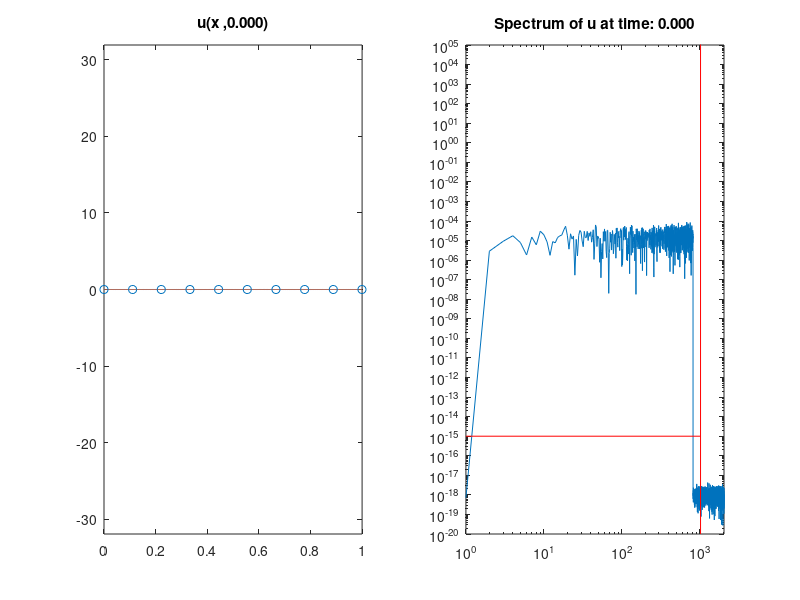

The MATLAB script that drew this image: (Note: this script raises an error after producing the figure.)
%function Chafee_Infante(N1,T,nui,alphai,graph)
%Chafee-Infante eq. u_t - nu*u_xx = u - alpha*u^3
%basic constants defined by problem

%%%%%%%%%%%%%%%%%%%%%%%%%%%%%%%%%%%%%%%%%%%%%%%%%%%%%%%%%%%%%%%%%%%%%%%%%%%
%Solves Chafee-Infante equation using data assimilation on a uniform grid
%
%Meant to use loaded data from Data directory
%%%%%%%%%%%%%%%%%%%%%%%%%%%%%%%%%%%%%%%%%%%%%%%%%%%%%%%%%%%%%%%%%%%%%%%%%%%
% close all; clear all;
close all;
clear all;
global alpha nu x N;
global u v x_nodes u_f umv_error 
%% Load Variables
% load('Data\2018.01.23.01.24.03.575.mat')
if( exist('T','var') == 0)
    alpha = .001;
    nu = .0001;
%     dt = 0.01;
%     error = ;
    min_nodes = 10;
    L = 1;
    N = 2^12;
    mu = 10;
    seed = randi(10000)
%     seed = 6700;
    T = 50;
end

graph = true;
% graph = false;


%% Initialize other constants

dx = L/N;
%x = linspace(0,L,N);
x = 0 + dx*(0:(N-1));


%% Initial Conditions
% seed = randi(10000);
% fprintf('seed: %d\n', seed);
rng(seed);
a = (10^(0))*randn(1,floor(N/5));
k = 1:1:floor(N/5);
u_0 = zeros(1,N);
for i = 1:floor(N/5)  
    u_0 = u_0 + (a(i)*sin(2*pi*k(i)*x/L));
end
u_0 = u_0/(norm(u_0)*sqrt(dx))*10^-3;

% dt = dx/(1/sqrt(alpha)); % CFL, Courant Fredrich Lewy number for advection
dt = .01;
% dt <= dx/velocity.  Our max velocity is max value u ever takes on, namely
% 1/sqrt(alpha);
timesteps = ceil(T/dt);
% Convex Splitting Method
A = (nu/(dx^2))*gallery('tridiag',N-1,1,-2,1) + (1+2*alpha)*speye(N-1);
B = speye(N-1) - dt*A;

u = u_0';
t=0;
%% Sweeping Data Assimilation

% mu = 50;
% int_nodes = min_nodes;
int_nodes = 10;
i_nodes = floor(linspace(1,N-1,int_nodes));
x_nodes = x(i_nodes);

v = zeros(size(u));
%             error_DA(1) = norm(u_0);
ui = u(2:N);
vi = v(2:N);
u_f = abs(fft(u)/N);
% umv_error = abs(u-v);
% umv_error = ones(1,timesteps);
%% Plot Setup
%plot initial data and define plot
if(graph)
    global h1 h2 h3 f1 e1
    figure
    subplot(1,2,1);
    h1 = plot(x,u_0);
    hold on;
    h2 = plot(x,zeros(1,N));
    h3 = scatter(x_nodes,zeros(1,length(x_nodes)));

    y_amp = max([1.01/sqrt(alpha), 1e-2]);
    axis([0 L -y_amp y_amp]);
    set(h1, 'XDataSource','x');
    set(h1, 'YDataSource','u');
    set(h2, 'XDataSource','x');
    set(h2, 'YDataSource','v');
    set(h3, 'XDataSource','x_nodes');
%     set(h3, 'YDataSource','zeros(1,length(x_nodes))');
    title ( sprintf ('u(x ,%1.3f)',0 ));

%     drawnow;
%     f = subplot(1,2,2);
    subplot(1,2,2);
    f1 = loglog(u_f(1:N/2));
    hold on;
    y1=get(gca,'ylim');
    line([N/4 N/4],[1e-20 1e10],'Color','red');
    line([1e-0 N/4],[1e-15 1e-15],'Color','red');
    axis([1,N/2,1e-20,1e5]);
    set(f1, 'YDataSource','u_f(1:N/2)');
    title ( sprintf ('Spectrum of u at time: %1.3f',t ));
    
%     subplot(2,2,[3 4])
% %     e1 = plot(umv_error);
%     e1 = semilogy(dt:dt:T, umv_error);
% 
% %     ylim([1e-15 1e5])%     set(gca, 'YScale', 'log')
%     set(e1, 'YDataSource', 'umv_error');
%     title(sprintf('Data Assimilation Error at time: %1.3f',t));
    
%     
end


%% Main Loop
% close all
% f = figure;
% line([N/4 N/4], [0 inf]);
% for k = 1:timesteps
%% Ramp up
offset = 0;
while(max(abs(u))<.9/sqrt(alpha)&&t<T)
    %% Graphing fft
if (graph && mod(offset,100) == 0)
    if(~Graphing(t))
        return
    end
%     pause;
end

    %solves pde
    
    offset = offset +1;
    t = t+dt;
    umv = u - v;
    %error_DA(k) = sqrt(dx)*norm(umv);
    ui = B\(ui.*(ones(N-1,1)+dt.*(alpha.*(-2-(ui.^2))))); %Convex Splitting Method
    u(2:N) = ui;
    u_f = abs(fft(u)/N);
%     umv_error(offset) = sqrt(dx)*norm(u-v);
end
if t >= T
    close all;
    return
end
error_DA = zeros(1,timesteps-offset);
%% Data Assimiliation
for k = 1:timesteps-offset
    
        
    t = t+dt;
    umv = u - v;
    error_DA(k) = sqrt(dx)*norm(umv);
    if(max(error_DA(k)>1e50))
        return
    end
    Ih_umv = interp1(x_nodes,umv(i_nodes),x)';
%     Ih_umv(1) = []; 
Ih_umv(end) = [];

    ui = B\(ui.*(ones(N-1,1)+dt.*(alpha.*(-2-(ui.^2))))); %Convex Splitting Method
    
    u(2:N) = ui;
    
    vi = B\(vi+dt*(alpha*(-2*vi-(vi.^3))+ mu*Ih_umv)); %Convex Splitting Method
    v(2:N) = vi;
    %     error_DA(k+1) = norm(u-v);
%     umv_error(offset+k) = sqrt(dx)*norm(u-v);

    
    %% Graphing
    %redraw plot
    show = 20;
    if(k<=10)
        show = 20;
    end
    %     if(max(u)> 0.9/sqrt(alpha)&&graph && mod(k,5) == 0
    if(graph && mod(k,show) == 0)
        if(~Graphing(t))
            return
        end
    end
    
    
end
% if(graph)
%     figure
%     semilogy(dt*(offset+1):dt:T, error_DA);
% end

%% Save Data
%         date = datestr(now,'yyyy.mm.dd.HH.MM.SS.FFF');
%         save(['Data/' date '.mat'],'L','N','T','dt','alpha','nu','mu','seed','int_nodes','min_nodes','error');

function [x_nodes, i_nodes] = updateNodes(prev_nodes)
global x N direction velocity pass;
% if(min(abs(v)) < 1)
%     vel = 1;
% else
%     vel = 20;
% end
if(prev_nodes(end)+direction*velocity >= N-1)
    direction = -1;
    pass = 1;
    i_nodes = [N-length(prev_nodes):N-1];
    x_nodes = x(i_nodes);
elseif(prev_nodes(1)+direction*velocity <=1)
    direction = 1;
    i_nodes = [2:length(prev_nodes)+1];
    x_nodes = x(i_nodes);
else
    % n = min(find((abs(uv)==max(abs(uv)))));
    i_nodes = (prev_nodes+direction*velocity);
    x_nodes = x(i_nodes);
    % x_nodes = [x(prev_nodes),x(n)];
    % i_nodes = [prev_nodes,n];
    %     x_nodes = unique([x(prev_nodes),x(n)]);
    %     i_nodes = unique([prev_nodes,n]);
end
end
function [check] = Graphing(t)
global h1 h2 h3 f1 e1
global x u_f u v error_DA int_nodes N x_nodes umv_error
if(~ishghandle(h1)||~ishghandle(f1))%||~ishghandle(e1))
    check = false;
    return;
end
check = true;
subplot(1,2,1);
refreshdata(h1,'caller');
refreshdata(h2,'caller');
refreshdata(h3,'caller');
% refreshdata;
title ( sprintf ('u(x ,%1.3f)',t ));
%         drawnow;
%
subplot(1,2,2);
refreshdata(f1,'caller');
% refreshdata;
title ( sprintf ('Spectrum of u at time: %1.3f',t ));

% subplot(2,2,[3 4]);
% refreshdata(e1,'caller');
% refreshdata;
% title ( sprintf ('Data Assimilation Error at time: %1.3f',t ));
%         u_hat = fft(u);
%         u_hat = fft(u);
%         loglog(abs(u_hat(1:N/2))/N);
%         hold on;
%         y1=get(gca,'ylim');
% %         line([N/4 N/4],[1e-20 1e10],'Color','red');
%         line([1e-0 N/4],[1e-15 1e-15],'Color','red');
%         axis([1,N/2,1e-20,1e5]);
%         title ( sprintf ('Spectrum of u at time: %1.3f',t ));
drawnow;
end



